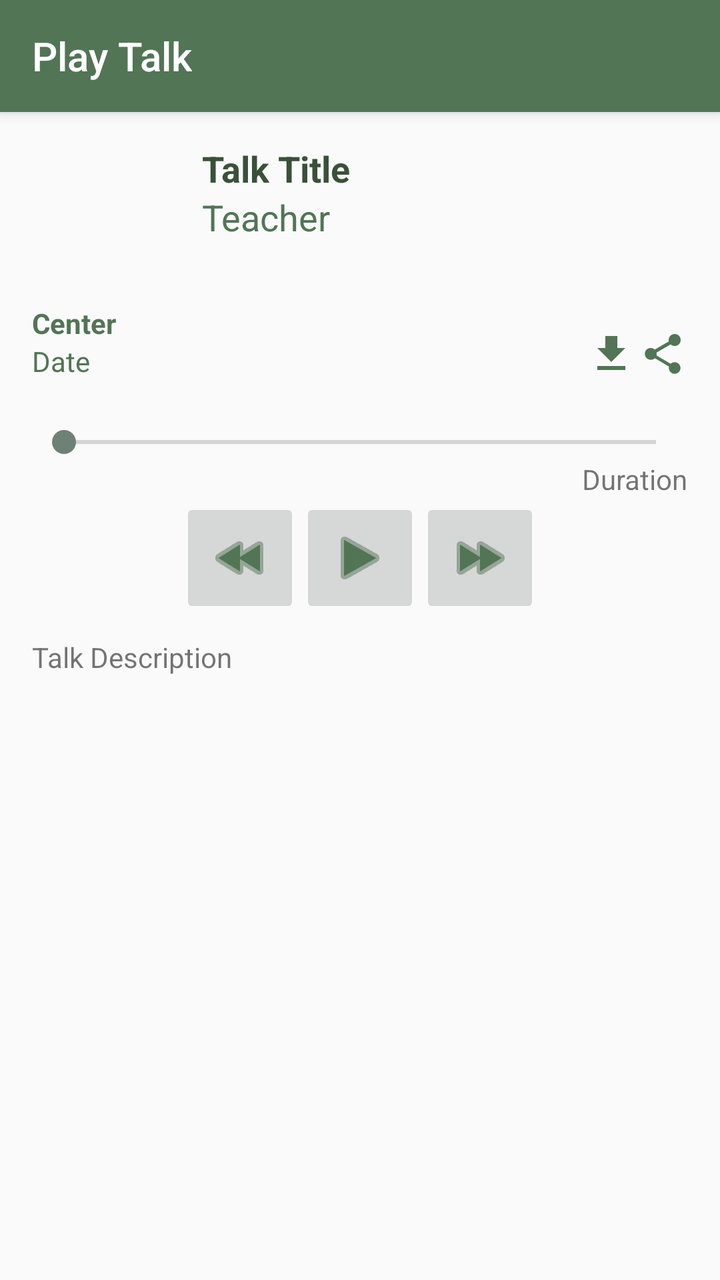
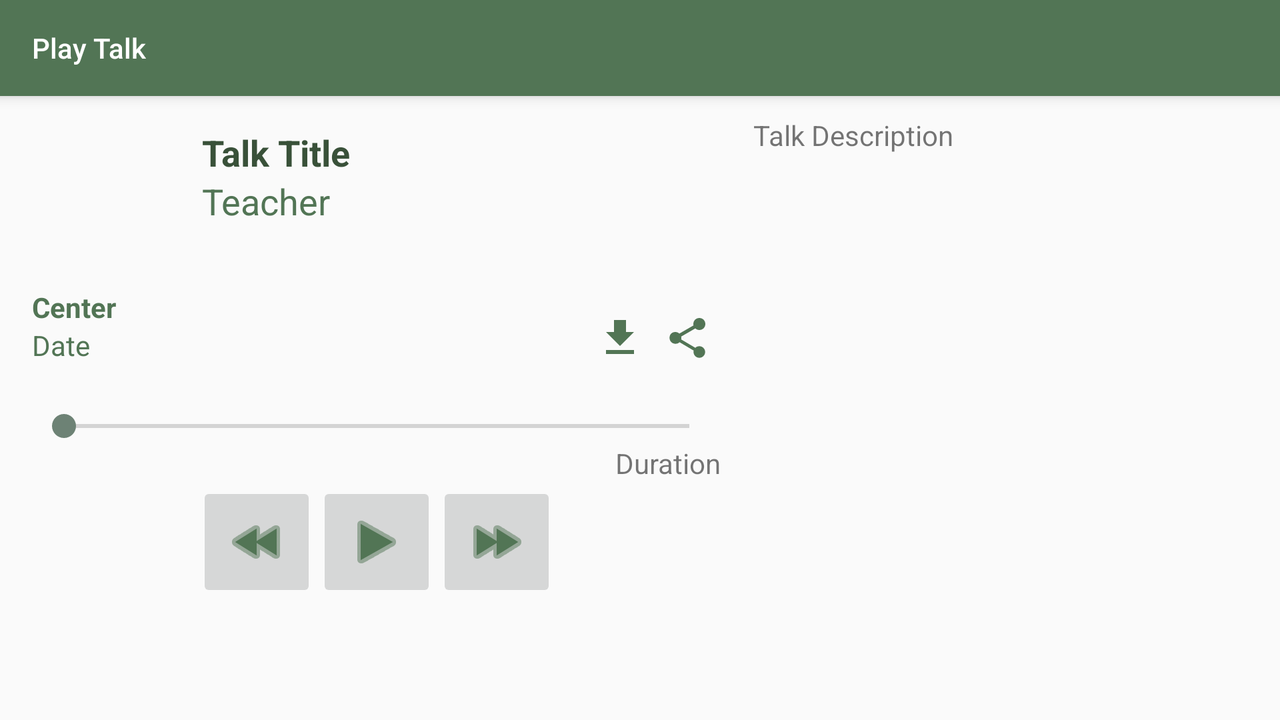

First picture: res/layout/ on a phone held upright. Second picture: the repository's own variant of that layout, on a device whose configuration matches the variant's folder. Source for both follows.
<!-- AndroidManifest.xml: activity theme AppTheme.NoActionBar -->
<!-- res/layout/activity_play_talk.xml -->
<?xml version="1.0" encoding="utf-8"?>
<androidx.coordinatorlayout.widget.CoordinatorLayout xmlns:android="http://schemas.android.com/apk/res/android"
    xmlns:app="http://schemas.android.com/apk/res-auto"
    xmlns:tools="http://schemas.android.com/tools"
    android:fitsSystemWindows="true"
    android:layout_width="match_parent"
    android:layout_height="match_parent"
    android:orientation="vertical"
    tools:context="org.dharmaseed.android.PlayTalkActivity">

    <com.google.android.material.appbar.AppBarLayout
        android:layout_width="match_parent"
        android:layout_height="wrap_content"
        android:fitsSystemWindows="true"
        app:layout_scrollFlags=""
        android:theme="@style/AppTheme.AppBarOverlay">

        <androidx.appcompat.widget.Toolbar
            android:id="@+id/play_toolbar"
            app:title="@string/play_talk_label"
            android:layout_width="match_parent"
            android:layout_height="?attr/actionBarSize"
            android:background="?attr/colorPrimary"
            app:popupTheme="@style/AppTheme.PopupOverlay" />
    </com.google.android.material.appbar.AppBarLayout>

    <LinearLayout
        android:layout_width="match_parent"
        android:layout_height="wrap_content"
        android:layout_weight="1"
        android:orientation="vertical"
        app:layout_behavior="@string/appbar_scrolling_view_behavior"
        android:paddingBottom="0dp"
        android:paddingLeft="@dimen/activity_horizontal_margin"
        android:paddingRight="@dimen/activity_horizontal_margin"
        android:paddingTop="@dimen/activity_vertical_margin">

        <LinearLayout xmlns:android="http://schemas.android.com/apk/res/android"
            android:orientation="horizontal"
            android:layout_width="match_parent"
            android:layout_height="wrap_content"
            android:id="@+id/play_talk_header"
            >

            <ImageView
                android:layout_width="80dp"
                android:layout_height="80dp"
                android:id="@+id/play_talk_teacher_photo"
                android:adjustViewBounds="false"
                android:scaleType="fitCenter"
                />

            <LinearLayout
                android:orientation="vertical"
                android:layout_width="match_parent"
                android:layout_height="wrap_content"
                android:paddingLeft="5dp"
                android:paddingRight="0dp"
                >

                <TextView
                    android:layout_width="wrap_content"
                    android:layout_height="wrap_content"
                    android:textAppearance="?android:attr/textAppearanceMedium"
                    android:text="Talk Title"
                    android:id="@+id/play_talk_talk_title"
                    android:textColor="@color/colorPrimaryDark"
                    android:textStyle="bold"
                    />

                <TextView
                    android:layout_width="wrap_content"
                    android:layout_height="wrap_content"
                    android:textAppearance="?android:attr/textAppearanceMedium"
                    android:text="Teacher"
                    android:id="@+id/play_talk_teacher"
                    android:textColor="@color/colorPrimary"
                    />

            </LinearLayout>

        </LinearLayout>


        <LinearLayout
            android:layout_width="match_parent"
            android:layout_height="60dp"
            android:orientation="horizontal">

            <LinearLayout
                android:layout_width="277dp"
                android:layout_height="match_parent"
                android:orientation="vertical">

                <TextView
                    android:id="@+id/play_talk_center"
                    android:layout_width="wrap_content"
                    android:layout_height="wrap_content"
                    android:text="Center"
                    android:textAppearance="?android:attr/textAppearanceSmall"
                    android:textColor="@color/colorPrimary"
                    android:textStyle="bold" />

                <TextView
                    android:id="@+id/play_talk_date"
                    android:layout_width="wrap_content"
                    android:layout_height="wrap_content"
                    android:text="Date"
                    android:textAppearance="?android:attr/textAppearanceSmall"
                    android:textColor="@color/colorPrimary" />

            </LinearLayout>

            <LinearLayout
                android:layout_width="match_parent"
                android:layout_height="match_parent"
                android:orientation="horizontal">

                <ImageButton
                    android:id="@+id/download_button"
                    android:layout_width="0dp"
                    android:layout_height="50dp"
                    android:layout_weight="1"
                    android:background="#0000"
                    android:contentDescription="@string/download_content_desc"
                    android:onClick="onDownloadButtonClicked"
                    app:srcCompat="@drawable/ic_file_download_green_24dp" />

                <ImageButton
                    android:id="@+id/share_button"
                    android:layout_width="0dp"
                    android:layout_height="50dp"
                    android:layout_weight="1"
                    android:background="#0000"
                    android:contentDescription="Share Talk"
                    android:onClick="onShareButtonClicked"
                    app:tint="@color/colorPrimary"
                    app:srcCompat="@drawable/ic_share_button_green" />
            </LinearLayout>

        </LinearLayout>

        <SeekBar
            android:layout_width="match_parent"
            android:layout_height="wrap_content"
            android:id="@+id/play_talk_seek_bar"
            android:layout_gravity="center_horizontal" />

        <TextView
            android:layout_width="wrap_content"
            android:layout_height="wrap_content"
            android:layout_gravity="right"
            android:textAppearance="?android:attr/textAppearanceSmall"
            android:text="Duration"
            android:id="@+id/play_talk_talk_duration"
            />

        <LinearLayout
            android:orientation="horizontal"
            android:layout_width="wrap_content"
            android:layout_height="wrap_content"
            android:layout_gravity="center_horizontal"
            >

            <ImageButton
                android:layout_width="60dp"
                android:layout_height="60dp"
                android:src="@android:drawable/ic_media_rew"
                app:tint="@color/colorPrimary"
                android:id="@+id/activity_play_talk_rw_button"
                android:onClick="rewindButtonClicked"
                />

            <ImageButton
                android:layout_width="60dp"
                android:layout_height="60dp"
                android:src="@android:drawable/ic_media_play"
                app:tint="@color/colorPrimary"
                android:id="@+id/activity_play_talk_play_button"
                android:onClick="playTalkButtonClicked"
                />

            <ImageButton
                android:layout_width="60dp"
                android:layout_height="60dp"
                android:src="@android:drawable/ic_media_ff"
                app:tint="@color/colorPrimary"
                android:id="@+id/activity_play_talk_ff_button"
                android:onClick="fastForwardButtonClicked"
                />

        </LinearLayout>


        <ScrollView
            android:layout_width="fill_parent"
            android:layout_height="0dp"
            android:layout_weight="1"
            android:paddingTop="10dp">

            <TextView
                android:id="@+id/play_talk_talk_description"
                android:layout_width="fill_parent"
                android:layout_height="wrap_content"
                android:text="Talk Description" />
        </ScrollView>

    </LinearLayout>

    <androidx.fragment.app.FragmentContainerView
        android:id="@+id/fragmentContainerView"
        android:name="org.dharmaseed.android.MiniPlayerFragment"
        android:layout_width="match_parent"
        android:layout_height="wrap_content"
        />

</androidx.coordinatorlayout.widget.CoordinatorLayout>
<!-- resources referenced by this layout -->
<resources>
  <color name="colorPrimary">#527555</color>
  <color name="colorPrimaryDark">#395139</color>
  <dimen name="activity_horizontal_margin">16dp</dimen>
  <dimen name="activity_vertical_margin">16dp</dimen>
  <!-- drawable ic_file_download_green_24dp (drawable) -->
  <vector android:height="24dp" android:tint="@color/colorPrimary"
      android:viewportHeight="24.0" android:viewportWidth="24.0"
      android:width="24dp" xmlns:android="http://schemas.android.com/apk/res/android">
      <path android:fillColor="#FF000000" android:pathData="M19,9h-4V3H9v6H5l7,7 7,-7zM5,18v2h14v-2H5z"/>
  </vector>
  <!-- drawable ic_share_button_green (drawable) -->
  <vector android:height="24dp" android:tint="@color/colorPrimary"
      android:viewportHeight="24.0" android:viewportWidth="24.0"
      android:width="24dp" xmlns:android="http://schemas.android.com/apk/res/android">
      <path android:fillColor="#FF000000" android:pathData="M18,16.1c-0.8,0 -1.5,0.3 -2,0.8l-7.1,-4.2C9,12.5 9,12.2 9,12s0,-0.5 -0.1,-0.7L16,7.2C16.5,7.7 17.200001,8 18,8c1.7,0 3,-1.3 3,-3s-1.3,-3 -3,-3s-3,1.3 -3,3c0,0.2 0,0.5 0.1,0.7L8,9.8C7.5,9.3 6.8,9 6,9c-1.7,0 -2.9,1.2 -2.9,2.9s1.3,3 3,3c0.8,0 1.5,-0.3 2,-0.8l7.1,4.2c-0.1,0.3 -0.1,0.5 -0.1,0.7c0,1.6 1.3,2.9 2.9,2.9s2.9,-1.3 2.9,-2.9S19.6,16.1 18,16.1z"/>
  </vector>
  <string name="download_content_desc">Download Talk</string>
  <string name="play_talk_label">Play Talk</string>
  <style name="AppTheme.AppBarOverlay" parent="ThemeOverlay.AppCompat.Dark.ActionBar" />
  <style name="AppTheme.PopupOverlay" parent="ThemeOverlay.AppCompat.Light" />
  <!-- from res/values-v21/ -->
  <style name="AppTheme.NoActionBar">
          <item name="windowActionBar">false</item>
          <item name="windowNoTitle">true</item>
          <item name="android:windowDrawsSystemBarBackgrounds">true</item>
          <item name="android:statusBarColor">@android:color/transparent</item>
      </style>
</resources>
<!-- res/layout-land/activity_play_talk.xml (the author's variant of the layout above) -->
<!-- drawn on the phone turned sideways -->
<?xml version="1.0" encoding="utf-8"?>
<androidx.coordinatorlayout.widget.CoordinatorLayout xmlns:android="http://schemas.android.com/apk/res/android"
    xmlns:app="http://schemas.android.com/apk/res-auto"
    xmlns:tools="http://schemas.android.com/tools"
    android:fitsSystemWindows="true"
    android:layout_width="match_parent"
    android:layout_height="match_parent"
    android:orientation="vertical"
    tools:context="org.dharmaseed.android.PlayTalkActivity">

    <com.google.android.material.appbar.AppBarLayout
        android:layout_width="match_parent"
        android:layout_height="wrap_content"
        android:fitsSystemWindows="true"
        app:layout_scrollFlags=""
        android:theme="@style/AppTheme.AppBarOverlay">

        <androidx.appcompat.widget.Toolbar
            android:id="@+id/play_toolbar"
            app:title="@string/play_talk_label"
            android:layout_width="match_parent"
            android:layout_height="?attr/actionBarSize"
            android:background="?attr/colorPrimary"
            app:popupTheme="@style/AppTheme.PopupOverlay" />
    </com.google.android.material.appbar.AppBarLayout>

    <LinearLayout
        android:layout_width="match_parent"
        android:layout_height="match_parent"
        android:layout_weight="1"
        app:layout_behavior="@string/appbar_scrolling_view_behavior"
        android:orientation="horizontal">

        <LinearLayout
            android:layout_width="match_parent"
            android:layout_height="wrap_content"
            android:layout_weight="0.7"
            android:orientation="vertical"
            android:paddingLeft="@dimen/activity_horizontal_margin"
            android:paddingTop="@dimen/activity_vertical_margin"
            android:paddingRight="@dimen/activity_horizontal_margin"
            android:paddingBottom="0dp">

            <LinearLayout xmlns:android="http://schemas.android.com/apk/res/android"
                android:id="@+id/play_talk_header"
                android:layout_width="match_parent"
                android:layout_height="wrap_content"
                android:orientation="horizontal">

                <ImageView
                    android:id="@+id/play_talk_teacher_photo"
                    android:layout_width="80dp"
                    android:layout_height="80dp"
                    android:adjustViewBounds="false"
                    android:scaleType="fitCenter" />

                <LinearLayout
                    android:layout_width="match_parent"
                    android:layout_height="wrap_content"
                    android:orientation="vertical"
                    android:paddingLeft="5dp"
                    android:paddingRight="0dp">

                    <TextView
                        android:id="@+id/play_talk_talk_title"
                        android:layout_width="wrap_content"
                        android:layout_height="wrap_content"
                        android:text="Talk Title"
                        android:textAppearance="?android:attr/textAppearanceMedium"
                        android:textColor="@color/colorPrimaryDark"
                        android:textStyle="bold" />

                    <TextView
                        android:id="@+id/play_talk_teacher"
                        android:layout_width="wrap_content"
                        android:layout_height="wrap_content"
                        android:text="Teacher"
                        android:textAppearance="?android:attr/textAppearanceMedium"
                        android:textColor="@color/colorPrimary" />

                </LinearLayout>

            </LinearLayout>


            <LinearLayout
                android:layout_width="match_parent"
                android:layout_height="60dp"
                android:orientation="horizontal">

                <LinearLayout
                    android:layout_width="277dp"
                    android:layout_height="match_parent"
                    android:orientation="vertical">

                    <TextView
                        android:id="@+id/play_talk_center"
                        android:layout_width="wrap_content"
                        android:layout_height="wrap_content"
                        android:text="Center"
                        android:textAppearance="?android:attr/textAppearanceSmall"
                        android:textColor="@color/colorPrimary"
                        android:textStyle="bold" />

                    <TextView
                        android:id="@+id/play_talk_date"
                        android:layout_width="wrap_content"
                        android:layout_height="wrap_content"
                        android:text="Date"
                        android:textAppearance="?android:attr/textAppearanceSmall"
                        android:textColor="@color/colorPrimary" />

                </LinearLayout>

                <LinearLayout
                    android:layout_width="match_parent"
                    android:layout_height="match_parent"
                    android:orientation="horizontal">

                    <ImageButton
                        android:id="@+id/download_button"
                        android:layout_width="0dp"
                        android:layout_height="50dp"
                        android:layout_weight="1"
                        android:background="#0000"
                        android:contentDescription="@string/download_content_desc"
                        android:onClick="onDownloadButtonClicked"
                        app:srcCompat="@drawable/ic_file_download_green_24dp" />

                    <ImageButton
                        android:id="@+id/share_button"
                        android:layout_width="0dp"
                        android:layout_height="50dp"
                        android:layout_weight="1"
                        android:background="#0000"
                        android:contentDescription="Share Talk"
                        android:onClick="onShareButtonClicked"
                        app:srcCompat="@drawable/ic_share_button_green"
                        app:tint="@color/colorPrimary" />
                </LinearLayout>

            </LinearLayout>

            <SeekBar
                android:id="@+id/play_talk_seek_bar"
                android:layout_width="match_parent"
                android:layout_height="wrap_content"
                android:layout_gravity="center_horizontal" />

            <TextView
                android:id="@+id/play_talk_talk_duration"
                android:layout_width="wrap_content"
                android:layout_height="wrap_content"
                android:layout_gravity="right"
                android:text="Duration"
                android:textAppearance="?android:attr/textAppearanceSmall" />

            <LinearLayout
                android:layout_width="wrap_content"
                android:layout_height="wrap_content"
                android:layout_gravity="center_horizontal"
                android:orientation="horizontal">

                <ImageButton
                    android:id="@+id/activity_play_talk_rw_button"
                    android:layout_width="60dp"
                    android:layout_height="60dp"
                    android:onClick="rewindButtonClicked"
                    android:src="@android:drawable/ic_media_rew"
                    app:tint="@color/colorPrimary" />

                <ImageButton
                    android:id="@+id/activity_play_talk_play_button"
                    android:layout_width="60dp"
                    android:layout_height="60dp"
                    android:onClick="playTalkButtonClicked"
                    android:src="@android:drawable/ic_media_play"
                    app:tint="@color/colorPrimary" />

                <ImageButton
                    android:id="@+id/activity_play_talk_ff_button"
                    android:layout_width="60dp"
                    android:layout_height="60dp"
                    android:onClick="fastForwardButtonClicked"
                    android:src="@android:drawable/ic_media_ff"
                    app:tint="@color/colorPrimary" />

            </LinearLayout>


        </LinearLayout>

        <ScrollView
            android:layout_width="fill_parent"
            android:layout_height="wrap_content"
            android:layout_weight="1"
            android:paddingTop="10dp"
            android:paddingEnd="5dp">

            <TextView
                android:id="@+id/play_talk_talk_description"
                android:layout_width="match_parent"
                android:layout_height="wrap_content"
                android:text="Talk Description" />
        </ScrollView>

    </LinearLayout>

    <androidx.fragment.app.FragmentContainerView
        android:id="@+id/fragmentContainerView"
        android:name="org.dharmaseed.android.MiniPlayerFragment"
        android:layout_width="match_parent"
        android:layout_height="wrap_content"
        />

</androidx.coordinatorlayout.widget.CoordinatorLayout>
